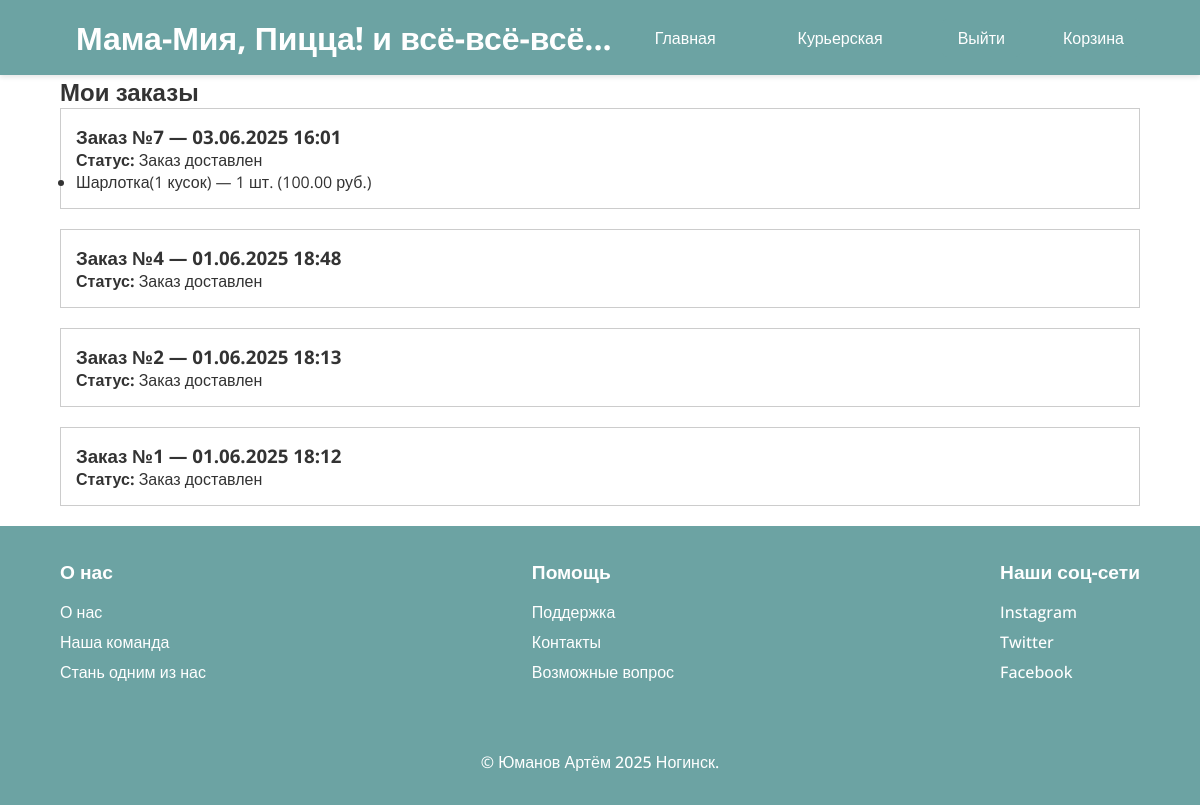
Page /my-orders/ (signed in) on the committed database.
### main/models.py (models this page shows, shortened)
class Order(models.Model):
    STATUS_CHOICES = [
        ("Курьер забрал заказ и направляется к вам", "Курьер забрал заказ и направляется к вам"),
        ("Заказ доставлен", "Заказ доставлен"),
    ]
    user = models.ForeignKey(User, on_delete=models.CASCADE, related_name="orders")
    status = models.CharField(max_length=100, choices=STATUS_CHOICES, default="Курьер забрал заказ и направляется к вам")
    courier = models.ForeignKey(User, on_delete=models.SET_NULL, null=True, blank=True, related_name="deliveries")
    created_at = models.DateTimeField(auto_now_add=True)

class OrderItem(models.Model):
    order = models.ForeignKey(Order, on_delete=models.CASCADE, related_name="items")
    product = models.ForeignKey(Product, on_delete=models.CASCADE)
    quantity = models.PositiveIntegerField(default=1)
    def total_price(self):
        return self.quantity * self.product.price

class Product(models.Model):
    CATEGORY_CHOICES = [
        ("Горячее", "Горячее"),
        ("Второе", "Второе"),
        ("Напитки", "Напитки"),
        ("Десерты", "Десерты"),
    ]
    name = models.CharField(max_length=100)
    price = models.DecimalField(max_digits=8, decimal_places=2)
    image = models.ImageField(upload_to="uploads/")
    category = models.CharField(max_length=20, choices=CATEGORY_CHOICES)

### main/views.py (the view)
# urls.py: path('my-orders/', views.my_orders_view, name='my_orders'),
@login_required
def my_orders_view(request):
    orders = request.user.orders.prefetch_related("items__product").order_by("-created_at")
    return render(request, "main/my_orders.html", {"orders": orders})

### main/templates/main/my_orders.html (shortened to what this page needs)
{% extends "main/base.html" %}
{% block content %}
<div class="container">
    <h2>Мои заказы</h2>
    {% if orders %}
        {% for order in orders %}
        <div style="border: 1px solid #ccc; padding: 15px; margin-bottom: 20px;">
            <h3>Заказ №{{ order.id }} — {{ order.created_at|date:"d.m.Y H:i" }}</h3>
            <p><strong>Статус:</strong> {{ order.status }}</p>
            <ul>
                {% for item in order.items.all %}
                    <li>{{ item.product.name }} — {{ item.quantity }} шт. ({{ item.total_price }} руб.)</li>
                {% endfor %}
            </ul>
        </div>
        {% endfor %}
    {% else %}
        <p>У вас пока нет заказов.</p>
    {% endif %}
</div>
{% endblock %}

### main/static/main/css/main.css (style rules this page uses)
* { margin: 0; padding: 0; box-sizing: border-box; }
body { font-family: "Open Sans", sans-serif; background-color: #ffffff; color: #333; margin: 0; }
.container { width: 90%; max-width: 1200px; margin: auto; }

### rows in the picture
Order: id "7", created_at "03.06.2025 16:01", status "Заказ доставлен"
OrderItem: product.name "Шарлотка(1 кусок)", quantity "1", total_price "100.00"
Order: id "4", created_at "01.06.2025 18:48", status "Заказ доставлен"
Order: id "2", created_at "01.06.2025 18:13", status "Заказ доставлен"
Order: id "1", created_at "01.06.2025 18:12", status "Заказ доставлен"
